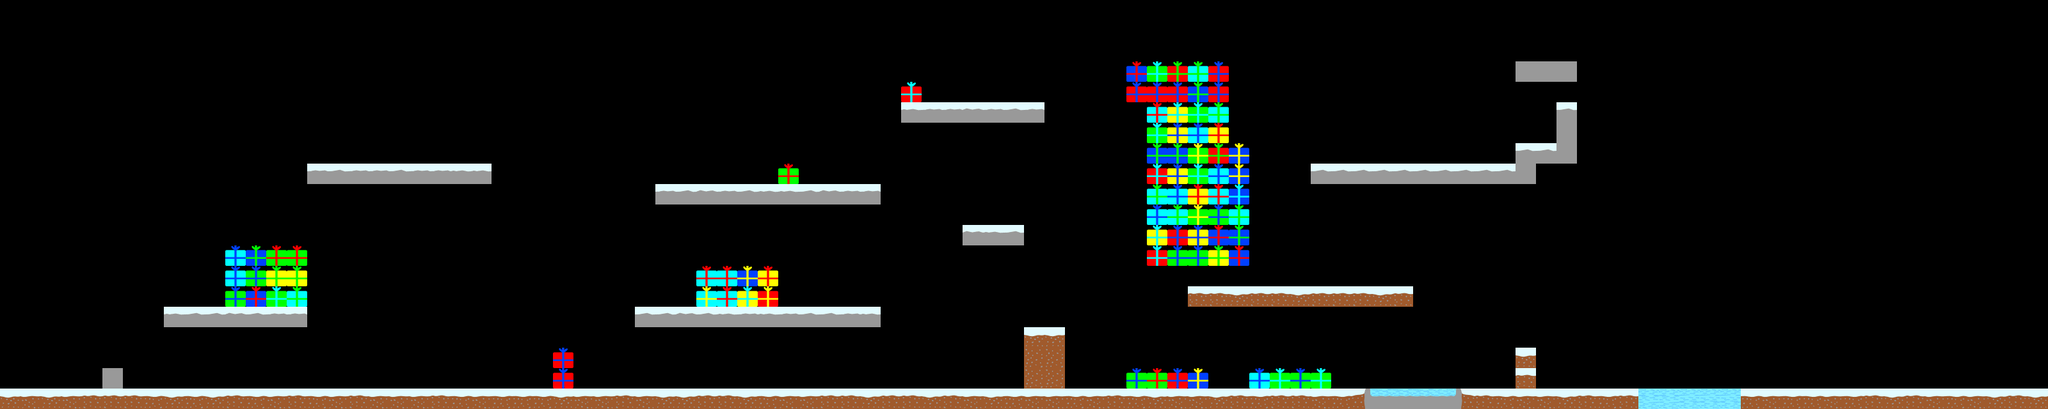

This is a level from a 2D game, rendered from its Tiled map with the project's own tilesets. A one-line summary and the map file follow, with tile-layer data summarised:
An orthogonal 100x20 tile map with 32x32 px tiles, 1 tile layer (Level01), 2 tilesets.

<map version="1.5" tiledversion="1.7.2" orientation="orthogonal" renderorder="right-down" width="100" height="20" tilewidth="32" tileheight="32" infinite="0" nextlayerid="3" nextobjectid="7">
 <editorsettings>
  <export target="../public/assets/level01.json" format="json" />
 </editorsettings>
 <tileset firstgid="1" name="tiles-sprite@1" tilewidth="32" tileheight="32" spacing="2" margin="1" tilecount="20" columns="4">
  <properties>
   <property name="collision" type="bool" value="true" />
  </properties>
  <image source="../public/assets/[email redacted]" width="136" height="170" />
  <tile id="0">
   <properties>
    <property name="collision" type="bool" value="true" />
   </properties>
  </tile>
  <tile id="1">
   <properties>
    <property name="collision" type="bool" value="true" />
   </properties>
  </tile>
  <tile id="2">
   <properties>
    <property name="collision" type="bool" value="true" />
   </properties>
  </tile>
  <tile id="3">
   <properties>
    <property name="collision" type="bool" value="true" />
   </properties>
  </tile>
  <tile id="4">
   <properties>
    <property name="collision" type="bool" value="true" />
   </properties>
  </tile>
  <tile id="5">
   <properties>
    <property name="collision" type="bool" value="true" />
   </properties>
  </tile>
  <tile id="6">
   <properties>
    <property name="collision" type="bool" value="true" />
   </properties>
  </tile>
  <tile id="7">
   <properties>
    <property name="collision" type="bool" value="true" />
   </properties>
  </tile>
  <tile id="8">
   <properties>
    <property name="collision" type="bool" value="true" />
   </properties>
  </tile>
  <tile id="9">
   <properties>
    <property name="collision" type="bool" value="true" />
   </properties>
  </tile>
  <tile id="10">
   <properties>
    <property name="collision" type="bool" value="true" />
   </properties>
  </tile>
  <tile id="11">
   <properties>
    <property name="collision" type="bool" value="true" />
   </properties>
  </tile>
  <tile id="12">
   <properties>
    <property name="collision" type="bool" value="true" />
   </properties>
  </tile>
  <tile id="13">
   <properties>
    <property name="collision" type="bool" value="true" />
   </properties>
  </tile>
  <tile id="14">
   <properties>
    <property name="collision" type="bool" value="true" />
   </properties>
  </tile>
  <tile id="15">
   <properties>
    <property name="collision" type="bool" value="true" />
   </properties>
  </tile>
  <tile id="16">
   <properties>
    <property name="collision" type="bool" value="true" />
   </properties>
  </tile>
  <tile id="17">
   <properties>
    <property name="collision" type="bool" value="true" />
   </properties>
  </tile>
  <tile id="18">
   <properties>
    <property name="collision" type="bool" value="true" />
   </properties>
  </tile>
  <tile id="19">
   <properties>
    <property name="collision" type="bool" value="true" />
   </properties>
  </tile>
 </tileset>
 <tileset firstgid="21" name="presents-sprite@1" tilewidth="32" tileheight="32" spacing="2" margin="1" tilecount="20" columns="4">
  <image source="../public/assets/[email redacted]" width="136" height="170" />
  <tile id="0">
   <properties>
    <property name="present" type="bool" value="true" />
   </properties>
  </tile>
  <tile id="1">
   <properties>
    <property name="present" type="bool" value="true" />
   </properties>
  </tile>
  <tile id="2">
   <properties>
    <property name="present" type="bool" value="true" />
   </properties>
  </tile>
  <tile id="3">
   <properties>
    <property name="present" type="bool" value="true" />
   </properties>
  </tile>
  <tile id="4">
   <properties>
    <property name="present" type="bool" value="true" />
   </properties>
  </tile>
  <tile id="5">
   <properties>
    <property name="present" type="bool" value="true" />
   </properties>
  </tile>
  <tile id="6">
   <properties>
    <property name="present" type="bool" value="true" />
   </properties>
  </tile>
  <tile id="7">
   <properties>
    <property name="present" type="bool" value="true" />
   </properties>
  </tile>
  <tile id="8">
   <properties>
    <property name="present" type="bool" value="true" />
   </properties>
  </tile>
  <tile id="9">
   <properties>
    <property name="present" type="bool" value="true" />
   </properties>
  </tile>
  <tile id="10">
   <properties>
    <property name="present" type="bool" value="true" />
   </properties>
  </tile>
  <tile id="11">
   <properties>
    <property name="present" type="bool" value="true" />
   </properties>
  </tile>
  <tile id="12">
   <properties>
    <property name="present" type="bool" value="true" />
   </properties>
  </tile>
  <tile id="13">
   <properties>
    <property name="present" type="bool" value="true" />
   </properties>
  </tile>
  <tile id="14">
   <properties>
    <property name="present" type="bool" value="true" />
   </properties>
  </tile>
  <tile id="15">
   <properties>
    <property name="present" type="bool" value="true" />
   </properties>
  </tile>
  <tile id="16">
   <properties>
    <property name="present" type="bool" value="true" />
   </properties>
  </tile>
  <tile id="17">
   <properties>
    <property name="present" type="bool" value="true" />
   </properties>
  </tile>
  <tile id="18">
   <properties>
    <property name="present" type="bool" value="true" />
   </properties>
  </tile>
  <tile id="19">
   <properties>
    <property name="present" type="bool" value="true" />
   </properties>
  </tile>
 </tileset>
 <layer id="1" name="Level01" width="100" height="20">
  <data>[2000 cells, 268 non-empty, 36 distinct tile ids]</data>
 </layer>
</map>